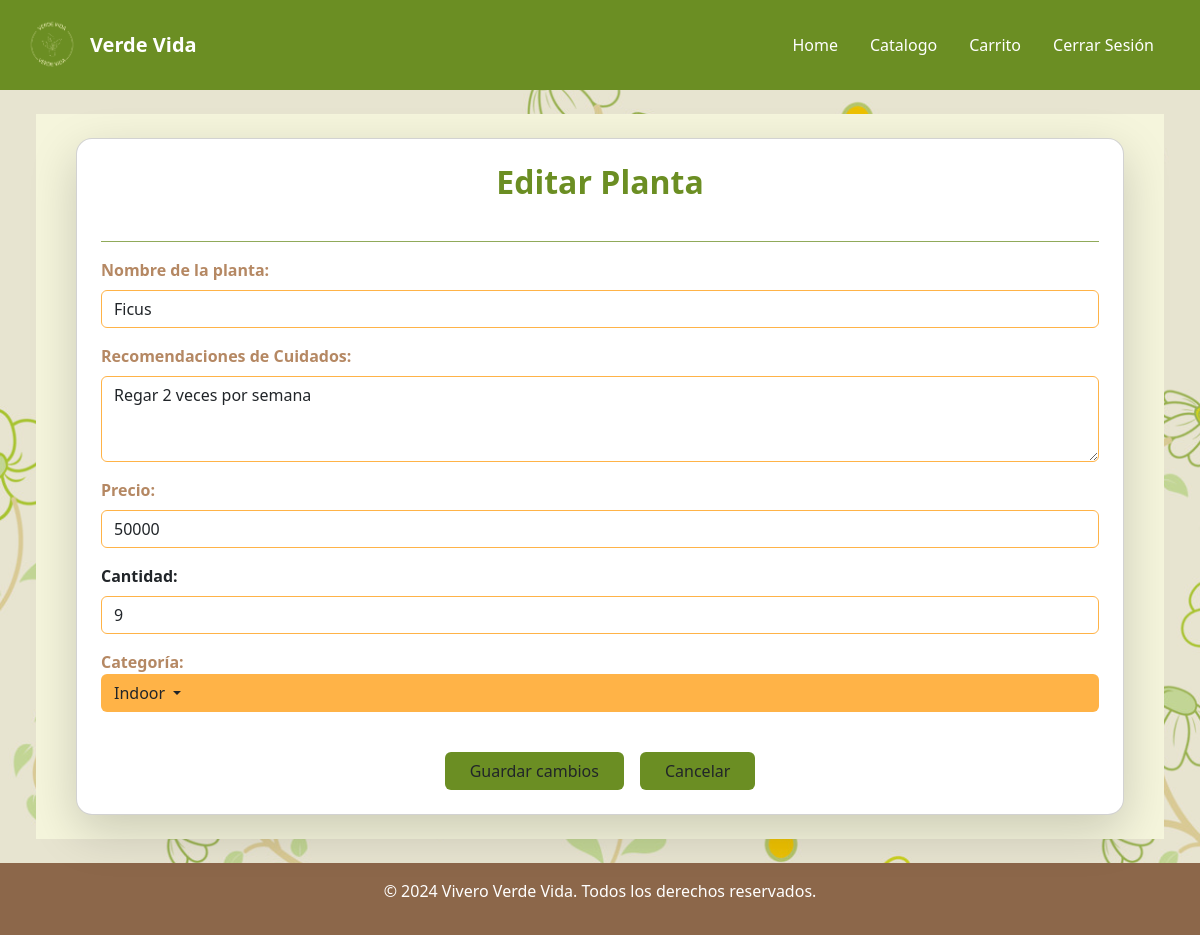
Page /inventory/plantas/editar/1/ (signed in) on the committed database.
### Inventory/models.py (models this page shows, shortened)
class Plant(models.Model):
    plant_id = models.AutoField(primary_key=True, verbose_name="Id")
    category_id = models.ForeignKey(Categorie, on_delete=models.CASCADE, verbose_name='Categorie')
    plant_name = models.CharField(max_length=30, verbose_name="Plant Name")
    care = models.CharField(max_length=1000, verbose_name="Care")
    price = models.IntegerField(validators=[MinValueValidator(0)], verbose_name="Price")
    stock = models.IntegerField(validators=[MinValueValidator(0)], verbose_name="Stock")

class Categorie(models.Model):
    category_id = models.AutoField(primary_key=True, verbose_name="Id")
    category = models.CharField(max_length=30, verbose_name="Category")

### Inventory/views.py (the view, shortened to what this page needs)
# urls.py: path('plantas/editar/<int:planta_id>/', views.editarPlanta, name='editarPlanta'),
@login_required
def editarPlanta(request, planta_id):
    plants = get_object_or_404(Plant, plant_id=planta_id)
    categories = Categorie.objects.all()
    return render(request, 'CRUD Planta/editarPlanta.html', {'plants': plants, 'categories': categories})

### Inventory/templates/CRUD Planta/editarPlanta.html (shortened to what this page needs)
{% extends 'base.html' %}
{% block content %}
<link href="https://cdn.jsdelivr.net/npm/bootstrap@5.3.0/dist/css/bootstrap.min.css" rel="stylesheet">
<div class="container-fluid d-flex justify-content-center align-items-center min-vh-120 px-3" style="background-color:#f5f5dc;">
    <div class="card shadow-lg bg-white rounded-4 p-4 m-4 col-lg-5 col-md-8 col-sm-10 d-flex flex-column flex-grow-1">
        <h2 class="text-center fw-bold mb-4" style="color:  rgb(107, 142, 35);">Editar Planta</h2>
        <hr class="border-1 opacity-75" style="color:  rgb(107, 142, 35);">
        <form method="post" class="d-flex flex-column flex-grow-1">
            <div class="mb-3">
                <label for="plant_name" class="form-label fw-bold" style="color: #b58863;">Nombre de la planta:</label>
                <input type="text" id="plant_name" name="plant_name" class="form-control" style="border-color: rgb(255,179,71);" value="{{ plants.plant_name }}" required>
            </div>
            <div class="mb-3">
                <label for="care" class="form-label fw-bold" style="color: #b58863;">Recomendaciones de Cuidados:</label>
                <textarea id="care" name="care" class="form-control" style="border-color: rgb(255,179,71);" rows="3" required>{{ plants.care }}</textarea>
            </div>
            <div class="mb-3">
                <label for="id_price" class="form-label fw-bold" style="color: #b58863;">Precio:</label>
                <input type="number" id="id_price" name="price" step="0.01" class="form-control" style="border-color: rgb(255,179,71);" value="{{ plants.price }}" required>
            </div>
            <div class="mb-3">
                <label for="stock" class="form-label fw-bold" style="border-color: #b58863;">Cantidad:</label>
                <input type="number" id="stock" name="stock" class="form-control" style="border-color: rgb(255,179,71);" value="{{ plants.stock }}" required>
            </div>
            <div class="mb-3">
                <label for="category" class="fw-bold" style="color: #b58863;">Categoría:</label>
                <div class="dropdown w-100">
                    <button type="button" class="btn dropdown-toggle w-100 text-start" style="background-color: rgb(255,179,71);" data-bs-toggle="dropdown" aria-expanded="false">
                        {% if plants.category_id %}{{ plants.category_id.category }}
                        {% else %}
                        Selecciona una categoría
                        {% endif %}
                    </button>
                </div>
            </div>
            <div class="d-flex justify-content-center flex-wrap mt-4">
                <button type="submit" class="btn px-4 mx-2"  style="background-color:  rgb(107, 142, 35);">Guardar cambios</button>
                <a href="{% url 'plantas' %}" class="btn px-4 mx-2" style="background-color:  rgb(107, 142, 35);">Cancelar</a>
            </div>
        </form>
    </div>
</div>
{% endblock %}

### Vivero/templates/base.html (style rules this page uses)
.bg-image { background: url('/static/img/pagflores.jpg') no-repeat center center fixed; background-size: cover !important; background-color: rgba(82, 66, 9, 0.1); background-blend-mode: darken; }

### rows in the picture
Plant: plant_name "Ficus", care "Regar 2 veces por semana", price "50000", stock "9", category_id.category "Indoor"
